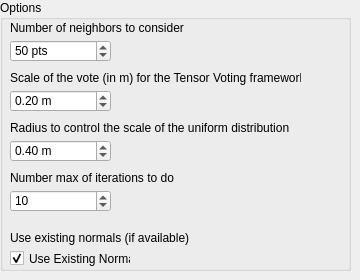
         <widget class="QWidget" name="SPDFFilter">
          <widget class="QGroupBox" name="groupBox_11">
           <property name="geometry">
            <rect>
             <x>0</x>
             <y>0</y>
             <width>351</width>
             <height>271</height>
            </rect>
           </property>
           <property name="title">
            <string>Options</string>
           </property>
           <widget class="QLabel" name="spdfKnnTitle">
            <property name="geometry">
             <rect>
              <x>10</x>
              <y>20</y>
              <width>291</width>
              <height>16</height>
             </rect>
            </property>
            <property name="text">
             <string>Number of neighbors to consider</string>
            </property>
           </widget>
           <widget class="QDoubleSpinBox" name="spdfKnn">
            <property name="geometry">
             <rect>
              <x>10</x>
              <y>40</y>
              <width>101</width>
              <height>22</height>
             </rect>
            </property>
            <property name="suffix">
             <string> pts</string>
            </property>
            <property name="decimals">
             <number>0</number>
            </property>
            <property name="minimum">
             <double>6.000000000000000</double>
            </property>
            <property name="maximum">
             <double>10000000.000000000000000</double>
            </property>
            <property name="singleStep">
             <double>10.000000000000000</double>
            </property>
            <property name="value">
             <double>50.000000000000000</double>
            </property>
           </widget>
           <widget class="QLabel" name="spdfSigmaTitle">
            <property name="geometry">
             <rect>
              <x>10</x>
              <y>70</y>
              <width>291</width>
              <height>16</height>
             </rect>
            </property>
            <property name="text">
             <string>Scale of the vote (in m) for the Tensor Voting framework</string>
            </property>
           </widget>
           <widget class="QCheckBox" name="spdfNormals">
            <property name="geometry">
             <rect>
              <x>10</x>
              <y>250</y>
              <width>121</width>
              <height>17</height>
             </rect>
            </property>
            <property name="text">
             <string>Use Existing Normals</string>
            </property>
            <property name="checked">
             <bool>true</bool>
            </property>
           </widget>
           <widget class="QLabel" name="spdfNormalsTitle">
            <property name="geometry">
             <rect>
              <x>10</x>
              <y>230</y>
              <width>181</width>
              <height>16</height>
             </rect>
            </property>
            <property name="text">
             <string>Use existing normals (if available)</string>
            </property>
           </widget>
           <widget class="QDoubleSpinBox" name="spdfSigma">
            <property name="geometry">
             <rect>
              <x>10</x>
              <y>90</y>
              <width>101</width>
              <height>22</height>
             </rect>
            </property>
            <property name="suffix">
             <string> m</string>
            </property>
            <property name="decimals">
             <number>2</number>
            </property>
            <property name="minimum">
             <double>0.000000000000000</double>
            </property>
            <property name="maximum">
             <double>10000000.000000000000000</double>
            </property>
            <property name="singleStep">
             <double>10.000000000000000</double>
            </property>
            <property name="value">
             <double>0.200000000000000</double>
            </property>
           </widget>
           <widget class="QLabel" name="spdfRadiusTitle">
            <property name="geometry">
             <rect>
              <x>10</x>
              <y>120</y>
              <width>291</width>
              <height>16</height>
             </rect>
            </property>
            <property name="text">
             <string>Radius to control the scale of the uniform distribution</string>
            </property>
           </widget>
           <widget class="QDoubleSpinBox" name="spdfRadius">
            <property name="geometry">
             <rect>
              <x>10</x>
              <y>140</y>
              <width>101</width>
              <height>22</height>
             </rect>
            </property>
            <property name="suffix">
             <string> m</string>
            </property>
            <property name="decimals">
             <number>2</number>
            </property>
            <property name="minimum">
             <double>0.000000000000000</double>
            </property>
            <property name="maximum">
             <double>10000000.000000000000000</double>
            </property>
            <property name="singleStep">
             <double>10.000000000000000</double>
            </property>
            <property name="value">
             <double>0.400000000000000</double>
            </property>
           </widget>
           <widget class="QSpinBox" name="spdfIter">
            <property name="geometry">
             <rect>
              <x>10</x>
              <y>190</y>
              <width>101</width>
              <height>22</height>
             </rect>
            </property>
            <property name="maximum">
             <number>1000000</number>
            </property>
            <property name="value">
             <number>10</number>
            </property>
           </widget>
           <widget class="QLabel" name="SpdfIterTitle">
            <property name="geometry">
             <rect>
              <x>10</x>
              <y>170</y>
              <width>291</width>
              <height>16</height>
             </rect>
            </property>
            <property name="text">
             <string>Number max of iterations to do</string>
            </property>
           </widget>
          </widget>
         </widget>
